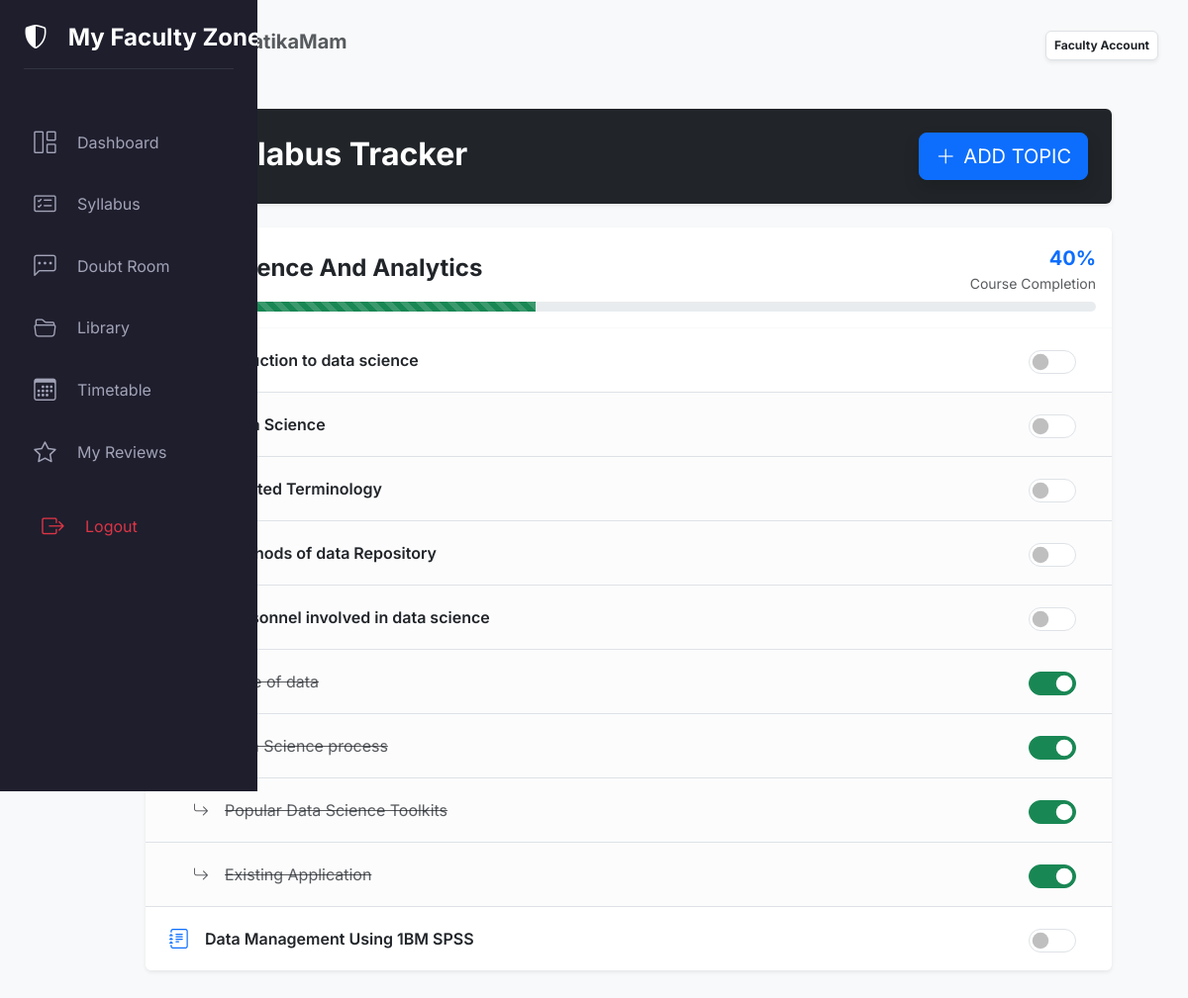
/syllabus/ (signed in), run on the app's committed database.
### academic/models.py (models this page shows, shortened)
class Subject(models.Model):
    name = models.CharField(max_length=100)
    teacher = models.ForeignKey(User, on_delete=models.CASCADE, limit_choices_to={'is_staff': True})
    def get_progress(self):
        total = self.items.count()
        if total == 0: return 0
        completed = self.items.filter(is_completed=True).count()
        return int((completed / total) * 100)

class SyllabusItem(models.Model):
    order = models.PositiveIntegerField(default=0)
    subject = models.ForeignKey(Subject, on_delete=models.CASCADE, related_name='items')
    topic_name = models.CharField(max_length=255)
    is_subtopic = models.BooleanField(default=False)
    is_completed = models.BooleanField(default=False)

### academic/views.py (the view, shortened to what this page needs)
# urls.py: path('syllabus/', views.syllabus_progress, name='syllabus'),
@login_required
def syllabus_progress(request):
    if request.user.is_staff:
        subjects = Subject.objects.filter(teacher=request.user)
    else:
        subjects = Subject.objects.all()
    return render(request, 'syllabus.html', {'subjects': subjects})

### academic/templates/syllabus.html (shortened to what this page needs)
{% extends 'base.html' %}
{% block content %}
<div class="container-fluid py-4" style="max-width: 1000px;">
    <div class="card shadow-sm border-0 mb-4 bg-dark text-white">
        <div class="card-body d-flex justify-content-between align-items-center p-4">
            <div>
                <h2 class="fw-bold mb-1">Syllabus Tracker</h2>
            </div>
            {% if user.is_staff %}
            <button class="btn btn-primary btn-lg shadow" type="button" data-bs-toggle="collapse" data-bs-target="#addTopicCollapse">
                <i class="bi bi-plus-lg me-2"></i>ADD TOPIC
            </button>
            {% endif %}
        </div>
    </div>
    {% for subject in subjects %}
    <div class="card shadow-sm border-0 mb-4 overflow-hidden">
        <div class="card-header bg-white py-3 border-bottom border-light">
            <div class="d-flex justify-content-between align-items-center mb-2">
                <h4 class="fw-bold text-dark mb-0">{{ subject.name }}</h4>
                <div class="text-end">
                    <span class="fw-bold text-primary fs-5" id="perc-text-{{ subject.id }}">{{ subject.get_progress }}%</span>
                    <small class="text-muted d-block">Course Completion</small>
                </div>
            </div>
            <div class="progress" style="height: 10px; border-radius: 20px;">
                <div class="progress-bar bg-success progress-bar-striped progress-bar-animated"
                     id="progress-bar-{{ subject.id }}"
                     style="width: {{ subject.get_progress }}%"></div>
            </div>
        </div>
        <div class="list-group list-group-flush">
            {% for item in subject.items.all %}
            <div class="list-group-item d-flex justify-content-between align-items-center py-3 px-4 {% if item.is_subtopic %}ps-5 bg-light-subtle{% endif %}">
                <div class="d-flex align-items-center">
                    {% if item.is_subtopic %}
                        <i class="bi bi-arrow-return-right text-muted me-3"></i>
                    {% else %}
                        <i class="bi bi-journal-text text-primary me-3 fs-5"></i>
                    {% endif %}
                    <span class="fs-6 {% if item.is_completed %}text-decoration-line-through text-muted{% else %}fw-semibold{% endif %}"
                          id="topic-text-{{ item.id }}">
                        {{ item.topic_name }}
                    </span>
                </div>
                {% if user.is_staff %}
                <div class="form-check form-switch">
                    <input class="form-check-input fs-4" type="checkbox" role="switch"
                           {% if item.is_completed %}checked{% endif %}
                           onclick="toggleSyllabusItem({{ item.id }}, {{ subject.id }})">
                </div>
                {% endif %}
            </div>
            {% empty %}
            <div class="p-4 text-center text-muted italic">No topics added yet for this subject.</div>
            {% endfor %}
        </div>
    </div>
    {% empty %}
    <div class="text-center py-5 bg-white rounded shadow-sm">
        <i class="bi bi-folder-x display-1 text-muted"></i>
        <h4 class="mt-3 text-muted">No Subjects Found</h4>
        <p>Ensure subjects are created and assigned to you in the admin panel.</p>
    </div>
    {% endfor %}
</div>
{% endblock %}

### academic/templates/base.html (shortened to what this page needs)
<!DOCTYPE html>
<html lang="en">
<head>
    <link href="https://cdn.jsdelivr.net/npm/bootstrap@5.3.2/dist/css/bootstrap.min.css" rel="stylesheet">
    <link rel="stylesheet" href="https://cdn.jsdelivr.net/npm/bootstrap-icons@1.11.1/font/bootstrap-icons.css">
</head>
<body>
    <div class="sidebar d-flex flex-column">
    <div class="p-4 text-center">
        <h4 class="fw-bold text-white"><i class="bi bi-shield-shaded"></i> <span class="nav-text">My Faculty Zone</span></h4>
        <hr class="text-secondary">
    </div>
    <nav class="flex-column">
        {% if user.is_authenticated %}
            <a class="nav-link" href="{% url 'dashboard' %}">
                <i class="bi bi-grid-1x2"></i><span class="nav-text">Dashboard</span>
            </a>
            <a class="nav-link" href="{% url 'syllabus' %}">
                <i class="bi bi-card-checklist"></i><span class="nav-text">Syllabus</span>
            </a>
            <a class="nav-link" href="{% url 'doubt_room' %}">
                <i class="bi bi-chat-left-dots"></i><span class="nav-text">Doubt Room</span>
            </a>
            <a class="nav-link" href="{% url 'library' %}">
                <i class="bi bi-folder2-open"></i><span class="nav-text">Library</span>
            </a>
            {% if user.is_staff %}
                <a class="nav-link" href="{% url 'timetable' %}">
                    <i class="bi bi-calendar3"></i><span class="nav-text">Timetable</span>
                </a>
                <a class="nav-link" href="{% url 'teacher_feedback' %}">
                    <i class="bi bi-star"></i><span class="nav-text">My Reviews</span>
                </a>
            {% else %}
                <a class="nav-link" href="{% url 'submit_feedback' %}">
                    <i class="bi bi-chat-heart"></i><span class="nav-text">Rate Faculty</span>
                </a>
            {% endif %}
            <div class="mt-auto p-2">
                <form action="{% url 'logout' %}" method="post">
                    <button type="submit" class="nav-link bg-transparent border-0 w-100 text-start">
                        <i class="bi bi-box-arrow-right text-danger"></i><span class="nav-text text-danger">Logout</span>
                    </button>
                </form>
            </div>
        {% else %}
 <a class="nav-link" href="{% url 'registration_page' %}">
    <i class="bi bi-box-arrow-in-right"></i>
    <span class="nav-text">Registration</span>
</a>
{% endif %}
    </nav>
</div>
    <div class="main-content">
        <div class="d-flex justify-content-between align-items-center mb-4">
            <h5 class="text-muted">Welcome, <b>{{ user.username }}</b></h5>
            <div class="badge bg-white text-dark p-2 border shadow-sm">
                {{ user.is_staff|yesno:"Faculty Account,Student Account" }}
            </div>
        </div>
        {% block content %}{% endblock %}
    </div>
</body>
</html>

### academic/templates/base.html (style rules this page uses)
:root { --sidebar-collapsed-width: 70px; --sidebar-expanded-width: 260px; --primary-color: #4361ee; --bg-dark: #1e1e2d; }
body { font-family: 'Inter', sans-serif; background-color: #f8f9fa; overflow-x: hidden; }
.sidebar { width: var(--sidebar-collapsed-width); height: 100vh; position: fixed; background: var(--bg-dark); color: white; transition: width 0.3s ease; z-index: 1000; overflow-x: hidden; white-space: nowrap; }
.sidebar .nav-link { color: #a2a3b7; padding: 12px 20px; display: flex; align-items: center; text-decoration: none; transition: all 0.2s; margin: 5px 8px; border-radius: 8px; }
.sidebar .nav-link i { font-size: 1.4rem; min-width: 35px; text-align: center; }
.nav-text { opacity: 0; margin-left: 15px; transition: opacity 0.2s ease; }
.main-content { margin-left: var(--sidebar-collapsed-width); padding: 30px; transition: margin-left 0.3s ease; }

### academic/templates/syllabus.html (style rules this page uses)
.bg-light-subtle { background-color: #f8f9fa; }
.form-check-input:checked { background-color: #198754; border-color: #198754; }
.progress { background-color: #e9ecef; }
.list-group-item { transition: background-color 0.2s ease; border-left: 4px solid transparent; }

### data on the page
Subject: name "Data Science And Analytics", get_progress "40"
SyllabusItem: topic_name "Introduction to data science"
SyllabusItem: topic_name "Data Science"
SyllabusItem: topic_name "Related Terminology"
SyllabusItem: topic_name "Methods of data Repository"
SyllabusItem: topic_name "Personnel involved in data science"
SyllabusItem: topic_name "Type of data", is_completed "☑"
SyllabusItem: topic_name "Data Science process", is_completed "☑"
SyllabusItem: is_subtopic True (drawn), topic_name "Popular Data Science Toolkits", is_completed "☑"
SyllabusItem: is_subtopic True (drawn), topic_name "Existing Application", is_completed "☑"
SyllabusItem: is_subtopic False (drawn), topic_name "Data Management Using 1BM SPSS"

### other printed values
{{ user.username }} "SwagatikaMam"
{{ user.is_staff|yesno:"Faculty Account,Student Account" }} "Faculty Account"
